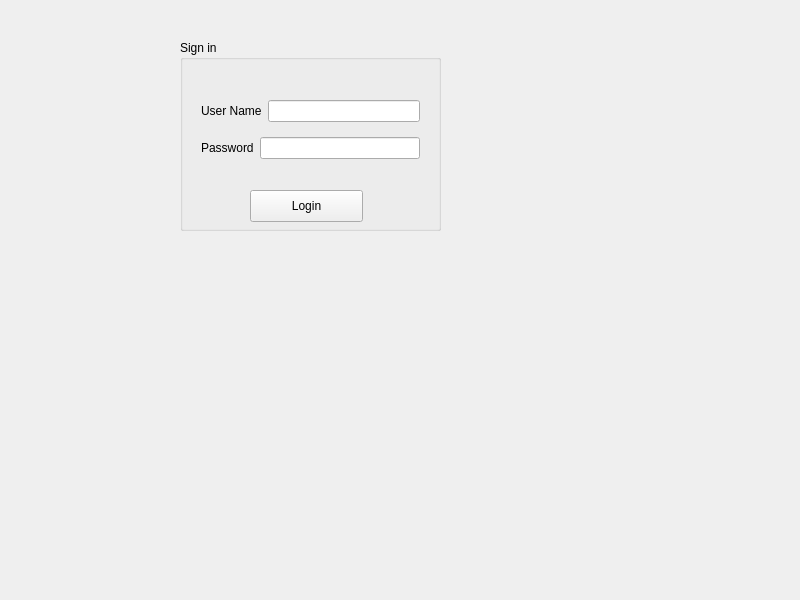
<?xml version="1.0" encoding="UTF-8"?>
<ui version="4.0">
 <class>MainWindow</class>
 <widget class="QMainWindow" name="MainWindow">
  <property name="geometry">
   <rect>
    <x>0</x>
    <y>0</y>
    <width>800</width>
    <height>600</height>
   </rect>
  </property>
  <property name="windowTitle">
   <string>MainWindow</string>
  </property>
  <widget class="QWidget" name="centralWidget">
   <widget class="QGroupBox" name="groupBox">
    <property name="geometry">
     <rect>
      <x>180</x>
      <y>40</y>
      <width>261</width>
      <height>191</height>
     </rect>
    </property>
    <property name="title">
     <string>Sign in</string>
    </property>
    <widget class="QPushButton" name="pushButtonLogin">
     <property name="geometry">
      <rect>
       <x>70</x>
       <y>150</y>
       <width>113</width>
       <height>32</height>
      </rect>
     </property>
     <property name="text">
      <string>Login</string>
     </property>
    </widget>
    <widget class="QWidget" name="">
     <property name="geometry">
      <rect>
       <x>10</x>
       <y>40</y>
       <width>241</width>
       <height>101</height>
      </rect>
     </property>
     <layout class="QVBoxLayout" name="verticalLayout">
      <item>
       <layout class="QHBoxLayout" name="horizontalLayout_2">
        <item>
         <widget class="QLabel" name="label">
          <property name="text">
           <string>User Name</string>
          </property>
         </widget>
        </item>
        <item>
         <widget class="QLineEdit" name="lineEditUserN"/>
        </item>
       </layout>
      </item>
      <item>
       <layout class="QHBoxLayout" name="horizontalLayout_3">
        <item>
         <widget class="QLabel" name="label_2">
          <property name="text">
           <string>Password</string>
          </property>
         </widget>
        </item>
        <item>
         <widget class="QLineEdit" name="lineEditPassW"/>
        </item>
       </layout>
      </item>
     </layout>
    </widget>
   </widget>
   <zorder>layoutWidget</zorder>
   <zorder>splitter</zorder>
   <zorder>groupBox</zorder>
   <zorder>label_3</zorder>
   <zorder>label_4</zorder>
   <zorder>label_5</zorder>
   <zorder>label_6</zorder>
   <zorder>label_7</zorder>
   <zorder>label_8</zorder>
   <zorder>lineEditLoss</zorder>
   <zorder>lineEditDiff</zorder>
   <zorder>displayName</zorder>
  </widget>
 </widget>
 <layoutdefault spacing="6" margin="11"/>
 <resources/>
 <connections/>
</ui>
